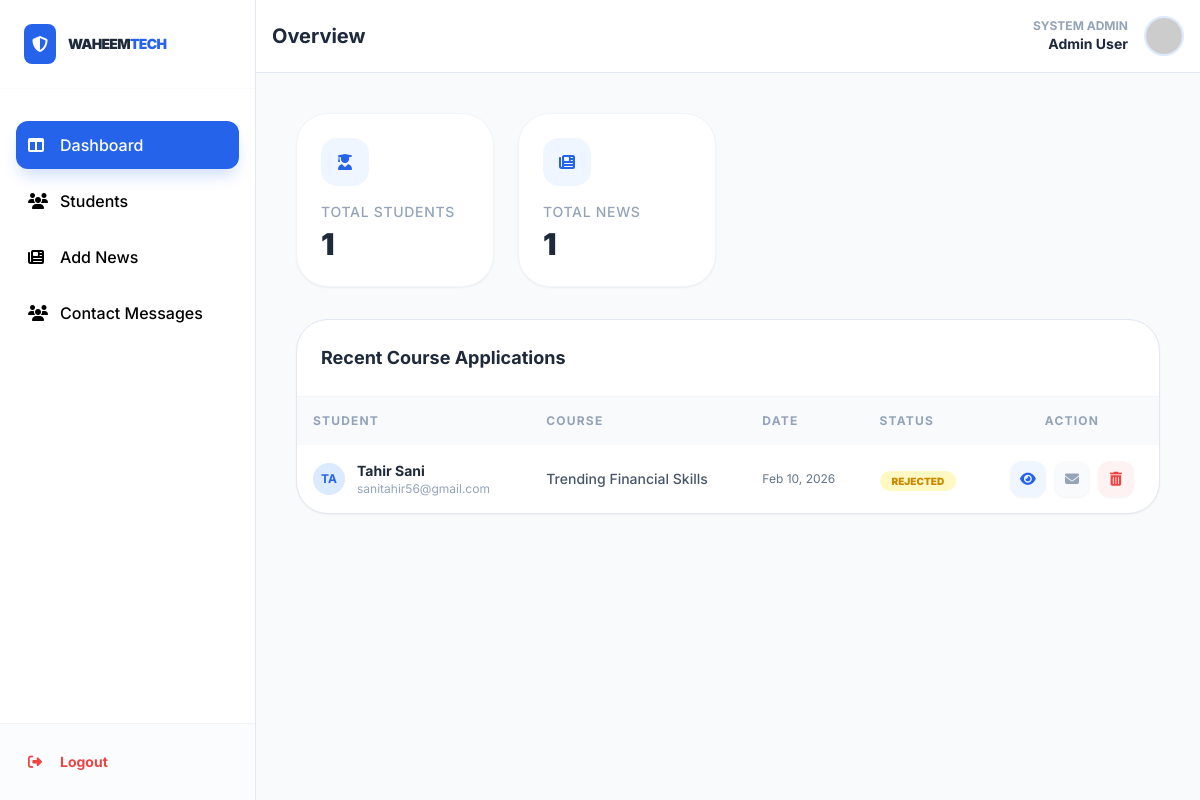
/admin/dashboard.php, run on an earlier commit of the app's database.
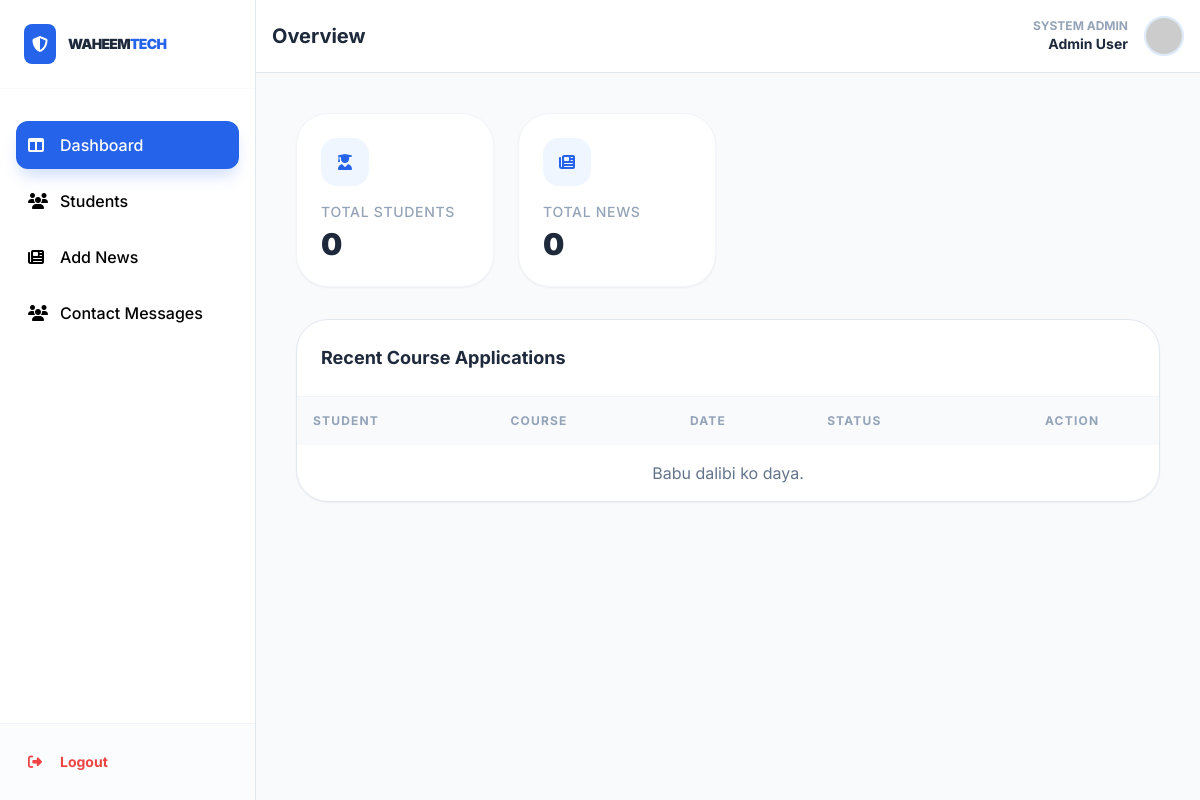
And on a later commit of the database.
### tables this page shows
CREATE TABLE `free_class_applications` (
  `id` int(11) NOT NULL,
  `fullname` varchar(100) NOT NULL,
  `email` varchar(100) NOT NULL,
  `phone` varchar(20) DEFAULT NULL,
  `course` varchar(100) DEFAULT NULL,
  `location` varchar(100) DEFAULT NULL,
  `dob` date DEFAULT NULL,
  `youtube` varchar(255) DEFAULT NULL,
  `tiktok` varchar(255) DEFAULT NULL,
  `instagram` varchar(255) DEFAULT NULL,
  `twitter` varchar(255) DEFAULT NULL,
  `telegram` varchar(255) DEFAULT NULL,
  `whatsapp` varchar(255) DEFAULT NULL,
  `status` varchar(20) NOT NULL DEFAULT 'Pending',
  `created_at` timestamp NOT NULL DEFAULT current_timestamp()
);

### admin/dashboard.php (the view, shortened to what the changed rows need)
<?php
include '../connection/connect.php';
$sql = "SELECT * FROM free_class_applications ORDER BY created_at DESC";
$result = $conn->query($sql);
$total_students = $result->num_rows;
$news_result = $conn->query("SELECT COUNT(*) as total FROM news_posts");
$news_row = $news_result->fetch_assoc();
$total_news = $news_row['total'];
?>
<!DOCTYPE html>
<html lang="en">
<head>
  <script src="https://cdn.tailwindcss.com"></script>
  <link rel="stylesheet" href="https://cdnjs.cloudflare.com/ajax/libs/font-awesome/6.4.0/css/all.min.css">
</head>
<body class="overflow-x-hidden">
  <div class="flex min-h-screen">
    <main class="flex-1">
      <header class="bg-white border-b border-slate-200 p-4 flex justify-between items-center">
        <h2 class="text-xl font-bold text-slate-800">Overview</h2>
      </header>
      <div class="p-6 lg:p-10 space-y-8">
        <div class="grid grid-cols-1 md:grid-cols-2 lg:grid-cols-4 gap-6">
          <div class="bg-white p-6 rounded-[2rem] border border-slate-100 shadow-sm">
            <div class="w-12 h-12 bg-blue-50 text-blue-600 rounded-2xl flex items-center justify-center mb-4"><i
                class="fas fa-user-graduate"></i></div>
            <p class="text-slate-400 text-sm font-medium uppercase tracking-wider">Total Students</p>
            <h4 class="text-3xl font-black text-slate-800 mt-1">
              <?php echo $total_students; ?>
            </h4>
          </div>
          <div class="bg-white p-6 rounded-[2rem] border border-slate-100 shadow-sm">
            <div class="w-12 h-12 bg-blue-50 text-blue-600 rounded-2xl flex items-center justify-center mb-4"><i
                class="fas fa-newspaper"></i></div>
            <p class="text-slate-400 text-sm font-medium uppercase tracking-wider">Total News</p>
            <h4 class="text-3xl font-black text-slate-800 mt-1">
              <?php echo $total_news; ?>
            </h4>
          </div>
        </div>
        <div class="bg-white rounded-[2rem] border border-slate-200 shadow-sm overflow-hidden">
          <div class="overflow-x-auto">
            <table class="w-full text-left border-collapse">
              <thead>
                <tr class="bg-slate-50">
                  <th class="p-4 text-xs font-bold text-slate-400 uppercase tracking-widest">Student</th>
                  <th class="p-4 text-xs font-bold text-slate-400 uppercase tracking-widest">Course</th>
                  <th class="p-4 text-xs font-bold text-slate-400 uppercase tracking-widest">Date</th>
                  <th class="p-4 text-xs font-bold text-slate-400 uppercase tracking-widest">Status</th>
                  <th class="p-4 text-xs font-bold text-slate-400 uppercase tracking-widest text-center">Action</th>
                </tr>
              </thead>
              <tbody class="divide-y divide-slate-100">
                <?php
                if ($result->num_rows > 0) {
                    while($row = $result->fetch_assoc()) {
                        $initial = strtoupper(substr($row['fullname'], 0, 2));
                        $status_color = ($row['status'] == 'Approved') ? 'bg-green-100 text-green-600' : 'bg-yellow-100 text-yellow-600';
?>
                <tr class="hover:bg-slate-50 transition">
                  <td class="p-4">
                    <div class="flex items-center gap-3">
                      <div
                        class="w-8 h-8 bg-blue-100 text-blue-600 rounded-full flex items-center justify-center font-bold text-xs">
                        <?php echo $initial; ?>
                      </div>
                      <div>
                        <p class="font-bold text-slate-800 text-sm">
                          <?php echo htmlspecialchars($row['fullname']); ?>
                        </p>
                        <p class="text-xs text-slate-400">
                          <?php echo htmlspecialchars($row['email']); ?>
                        </p>
                      </div>
                    </div>
                  </td>
                  <td class="p-4 text-sm font-medium text-slate-600">
                    <?php echo htmlspecialchars($row['course']); ?>
                  </td>
                  <td class="p-4 text-xs text-slate-500">
                    <?php echo date('M d, Y', strtotime($row['created_at'])); ?>
                  </td>
                  <td class="p-4">
                    <span class="px-3 py-1 <?php echo $status_color; ?> text-[10px] font-black uppercase rounded-full">
                      <?php echo htmlspecialchars($row['status']); ?>
                    </span>
                  </td>
                  <td class="p-4 text-center">
                    <div class="flex items-center justify-center gap-2">
                      <a href="view-student.php?id=<?= $row['id']; ?>"
                        class="w-9 h-9 flex items-center justify-center bg-blue-50 text-blue-600 rounded-xl hover:bg-blue-600 hover:text-white transition-all shadow-sm group relative"
                        title="View Details">
                        <i class="fas fa-eye text-sm"></i>
                      </a>
                      <a href="mailto:<?php echo htmlspecialchars($row['email']); ?>"
                        class="w-9 h-9 flex items-center justify-center bg-slate-50 text-slate-400 rounded-xl hover:bg-slate-200 hover:text-slate-600 transition-all shadow-sm group relative">
                        <i class="fas fa-envelope text-sm"></i>
                      </a>
                      <button onclick="confirmDelete(<?php echo $row['id']; ?>)"
                        class="w-9 h-9 flex items-center justify-center bg-red-50 text-red-500 rounded-xl hover:bg-red-500 hover:text-white transition-all shadow-sm group relative"
                        title="Delete Student">
                        <i class="fas fa-trash-alt text-sm"></i>
                      </button>
                    </div>
                  </td>
                </tr>
                <?php
                    }
                } else {
                    echo "<tr><td colspan='5' class='p-4 text-center text-slate-500'>Babu dalibi ko daya.</td></tr>";
                }
                ?>
              </tbody>
            </table>
          </div>
        </div>
      </div>
    </main>
  </div>
</body>
</html>

What changed in the data, as far as the page shows it:
removed free_class_applications: fullname "TA", fullname "Tahir Sani", email "sanitahir56@gmail.com", course "Trending Financial Skills", created_at "Feb 10, 2026", status "REJECTED"
Also different on the page:
$total_students: "1" → "0"
$total_news: "1" → "0"
text now shown: "Babu dalibi ko daya."
